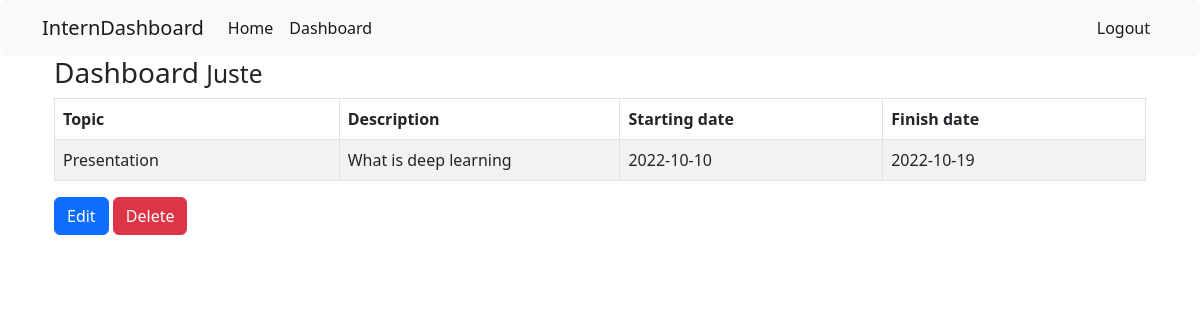
/temp_dashboard/1/Unit testing (signed in), run on the app's committed database.
### interndashboard/models.py (models this page shows, shortened)
class Topic_create(db.Model):
    id = db.Column(db.Integer, primary_key=True)
    topics = db.Column(db.String(250), nullable=False)
    description = db.Column(db.String(500), nullable=False)
    startingdate = db.Column(db.Date, nullable=False)
    finishdate = db.Column(db.Date, nullable=False)
    studentnumber = db.Column(db.Integer, db.ForeignKey(
        'user.studentnumber'), nullable=False)
    user = db.relationship('User', backref=db.backref(
        'users_topic_create', lazy=True))

### interndashboard/users/utils.py (the view)
@utils.route('/temp_dashboard/<id>/<topics>')
@login_required
def dashboard_manipulate(topics, id):
    results = Topic_create.query.filter_by(id=id).first()
    return render_template('dashboard_manipulate.html', outputs=results)

### interndashboard/users/routes.py (called while the page is built)
def login_required(f):
    @wraps(f)
    def decorated_function(*args, **kwargs):
        if 'loggedin' in session:
            return f(*args, **kwargs)
        flash("Unauthorized access, please sign in!", 'danger')
        return redirect(url_for('users.signin'))
    return decorated_function

### interndashboard/templates/dashboard_manipulate.html
{% extends 'index.html' %}
{% block body %}
<div hx-target="this" hx-swap="outerHTML" class="container">
    <h3>Dashboard <small> {{session['firstname']}} </small></h3>
    <table class="table table-striped table-bordered">
        <thead>
            <tr>
                <th class="col-sm-1">Topic</th>
                <th class="col-sm-1">Description</th>
                <th class="col-sm-1">Starting date</th>
                <th class="col-sm-1">Finish date</th>
            </tr>
        </thead>
        <tbody>
            <tr>
                <td class="col-sm-1">{{outputs.topics}}</td>
                <td class="col-sm-1">{{outputs.description}}</td>
                <td class="col-sm-1">{{outputs.startingdate}}</td>
                <td class="col-sm-1">{{outputs.finishdate}}</td>
            </tr>
        </tbody>
    </table>
    <div>
        <a href="/edit/{{outputs.id}}/{{outputs.topics}}" class="btn btn-primary">Edit</a>
        <a href="{{url_for('utils.delete', id=outputs.id, topics=outputs.topics)}}" class="btn btn-danger">Delete</a>
    </div>
</div>
{% endblock %}

### data on the page
Topic_create: topics "Presentation", description "What is deep learning", startingdate "2022-10-10", finishdate "2022-10-19"

### other printed values
{{ session['firstname'] }} "Juste"
